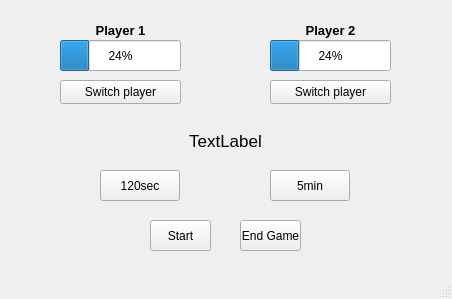
<?xml version="1.0" encoding="UTF-8"?>
<ui version="4.0">
 <class>Shakkikello</class>
 <widget class="QMainWindow" name="Shakkikello">
  <property name="geometry">
   <rect>
    <x>0</x>
    <y>0</y>
    <width>452</width>
    <height>299</height>
   </rect>
  </property>
  <property name="windowTitle">
   <string>Shakkikello</string>
  </property>
  <widget class="QWidget" name="centralwidget">
   <widget class="QProgressBar" name="pBar1">
    <property name="geometry">
     <rect>
      <x>60</x>
      <y>40</y>
      <width>121</width>
      <height>31</height>
     </rect>
    </property>
    <property name="value">
     <number>24</number>
    </property>
   </widget>
   <widget class="QProgressBar" name="pBar2">
    <property name="geometry">
     <rect>
      <x>270</x>
      <y>40</y>
      <width>121</width>
      <height>31</height>
     </rect>
    </property>
    <property name="value">
     <number>24</number>
    </property>
   </widget>
   <widget class="QLabel" name="midLabel">
    <property name="geometry">
     <rect>
      <x>100</x>
      <y>120</y>
      <width>251</width>
      <height>41</height>
     </rect>
    </property>
    <property name="font">
     <font>
      <pointsize>13</pointsize>
     </font>
    </property>
    <property name="text">
     <string>TextLabel</string>
    </property>
    <property name="alignment">
     <set>Qt::AlignCenter</set>
    </property>
   </widget>
   <widget class="QPushButton" name="timeButton1">
    <property name="geometry">
     <rect>
      <x>100</x>
      <y>170</y>
      <width>80</width>
      <height>31</height>
     </rect>
    </property>
    <property name="text">
     <string>120sec</string>
    </property>
   </widget>
   <widget class="QPushButton" name="pushButton_2">
    <property name="geometry">
     <rect>
      <x>270</x>
      <y>170</y>
      <width>80</width>
      <height>31</height>
     </rect>
    </property>
    <property name="text">
     <string>5min</string>
    </property>
   </widget>
   <widget class="QPushButton" name="startButton">
    <property name="geometry">
     <rect>
      <x>150</x>
      <y>220</y>
      <width>61</width>
      <height>31</height>
     </rect>
    </property>
    <property name="text">
     <string>Start</string>
    </property>
   </widget>
   <widget class="QPushButton" name="endButton">
    <property name="geometry">
     <rect>
      <x>240</x>
      <y>220</y>
      <width>61</width>
      <height>31</height>
     </rect>
    </property>
    <property name="text">
     <string>End Game</string>
    </property>
   </widget>
   <widget class="QPushButton" name="spButton1">
    <property name="geometry">
     <rect>
      <x>60</x>
      <y>80</y>
      <width>121</width>
      <height>24</height>
     </rect>
    </property>
    <property name="text">
     <string>Switch player</string>
    </property>
   </widget>
   <widget class="QPushButton" name="spButton2">
    <property name="geometry">
     <rect>
      <x>270</x>
      <y>80</y>
      <width>121</width>
      <height>24</height>
     </rect>
    </property>
    <property name="text">
     <string>Switch player</string>
    </property>
   </widget>
   <widget class="QLabel" name="label_4">
    <property name="geometry">
     <rect>
      <x>60</x>
      <y>20</y>
      <width>121</width>
      <height>21</height>
     </rect>
    </property>
    <property name="font">
     <font>
      <pointsize>10</pointsize>
      <bold>true</bold>
     </font>
    </property>
    <property name="text">
     <string>Player 1</string>
    </property>
    <property name="alignment">
     <set>Qt::AlignCenter</set>
    </property>
   </widget>
   <widget class="QLabel" name="label_5">
    <property name="geometry">
     <rect>
      <x>270</x>
      <y>20</y>
      <width>121</width>
      <height>20</height>
     </rect>
    </property>
    <property name="font">
     <font>
      <pointsize>10</pointsize>
      <bold>true</bold>
     </font>
    </property>
    <property name="text">
     <string>Player 2</string>
    </property>
    <property name="alignment">
     <set>Qt::AlignCenter</set>
    </property>
   </widget>
  </widget>
  <widget class="QMenuBar" name="menubar">
   <property name="geometry">
    <rect>
     <x>0</x>
     <y>0</y>
     <width>452</width>
     <height>21</height>
    </rect>
   </property>
  </widget>
  <widget class="QStatusBar" name="statusbar"/>
 </widget>
 <resources/>
 <connections/>
</ui>
